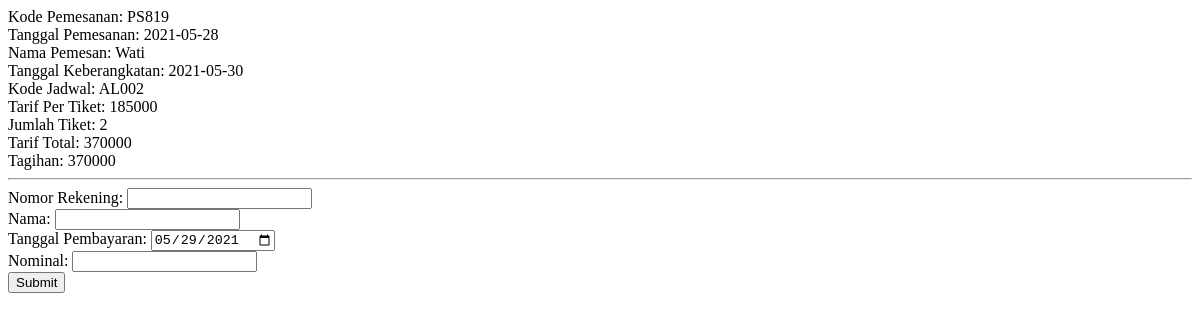
Page /tiket_bayar.php?kode=PS819 on the earlier database version.
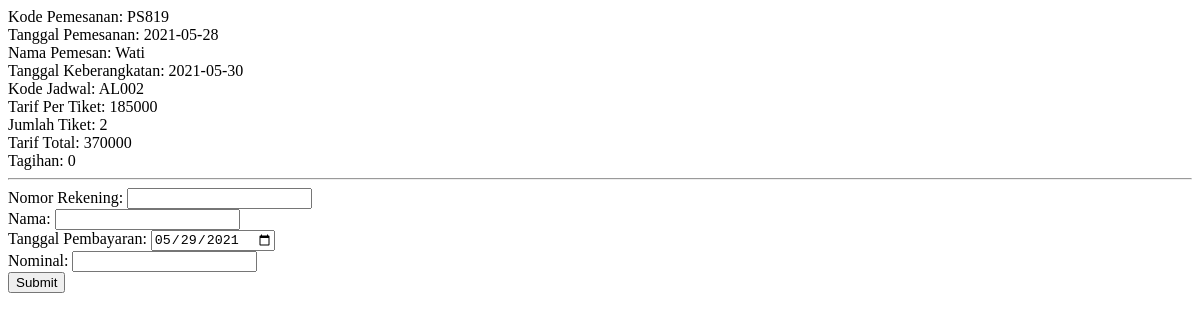
Same page on the later database version.
### tables this page shows
CREATE TABLE `detail_pemesanan` (
  `kode_pemesanan` varchar(20) NOT NULL,
  `kode_jadwal` varchar(10) NOT NULL,
  `tarif_tiket` int(11) NOT NULL,
  `jumlah_pemesanan` int(11) NOT NULL,
  `tarif_total` int(11) NOT NULL
);

CREATE TABLE `header_pemesanan` (
  `kode_pemesanan` varchar(20) NOT NULL,
  `tgl_pemesanan` date NOT NULL,
  `nama_customer` varchar(50) DEFAULT NULL,
  `tgl_berangkat` date DEFAULT NULL,
  `status_pembayaran` enum('Lunas','Belum Lunas') DEFAULT NULL
);

CREATE TABLE `pembayaran` (
  `kode_pembayaran` varchar(20) NOT NULL,
  `kode_pemesanan` varchar(20) NOT NULL,
  `rekening` int(11) NOT NULL,
  `nama_b` varchar(50) NOT NULL,
  `tgl_pembayaran` date NOT NULL,
  `tarif_total` int(11) NOT NULL,
  `tagihan` int(11) NOT NULL
);

### tiket_bayar.php (the view, shortened to what this page needs)
<!DOCTYPE html>
<html>
<head>
</head>
<body>
<?php
include "konekdatabase.php";
if(isset($_GET['kode'])){
	$carikode = $_GET['kode'];
	$sqlkode = $conn->query("SELECT * FROM header_pemesanan NATURAL JOIN detail_pemesanan WHERE kode_pemesanan='$carikode'");
	$hasilkode = $sqlkode->fetch_assoc();
	$sqlcektg = $conn->query("SELECT * FROM pembayaran WHERE kode_pemesanan='$carikode'");
	$hasilcektg = $sqlcektg->fetch_assoc();
	echo "Kode Pemesanan: ".$hasilkode["kode_pemesanan"]."<br>";
	echo "Tanggal Pemesanan: ".$hasilkode["tgl_pemesanan"]."<br>";
	echo "Nama Pemesan: ".$hasilkode["nama_customer"]."<br>";
	echo "Tanggal Keberangkatan: ".$hasilkode["tgl_berangkat"]."<br>";
	echo "Kode Jadwal: ".$hasilkode["kode_jadwal"]."<br>";
	echo "Tarif Per Tiket: ".$hasilkode["tarif_tiket"]."<br>";
	echo "Jumlah Tiket: ".$hasilkode["jumlah_pemesanan"]."<br>";
	echo "Tarif Total: ".$hasilkode["tarif_total"]."<br>";
	if (empty($hasilcektg)) {
		$tagihan = $hasilkode["tarif_total"];
		echo "Tagihan: ".$tagihan;
	} else {
		$tagihan = $hasilcektg['tagihan'];
		echo "Tagihan: ".$tagihan;
	}
}
?>
<hr>
<form action="tiket_bayaraksi.php" method="POST">
	<label>Nomor Rekening: </label>
	<input type="number" name="rekening"><br>
	<label>Nama: </label>
	<input type="text" name="nama_b"><br>
	<label>Tanggal Pembayaran: </label>
	<input type="date" name="tgl_byr" value="<?php echo date("Y-m-d"); ?>"><br>
	<label>Nominal: </label>
	<input type="number" name="nominal"><br>
	<input type="submit" value="Submit">
</form>
</body>
</html>

Differences in the rows shown:
shown differently, row unchanged: detail_pemesanan "AL002": tarif_total "370000" → (not shown)
added pembayaran: tagihan "0"
